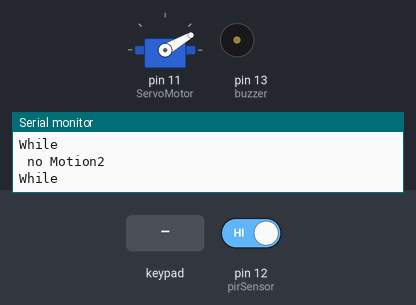
Simulated run of this sketch. Board: Arduino Uno, built with avr-gcc and run on an emulated ATmega328P. Parts: servo, buzzer (waves = sounding), the last lines printed to the serial monitor. Inputs (shaded band) come from the test bench; at power-on: pin 12 (pirSensor) HIGH.

Above: at 1.2 s.
1.3 s: pin 12 (pirSensor) driven LOW
At 2.1 s:
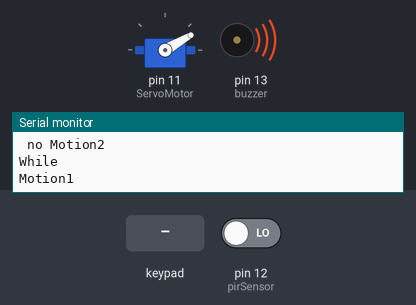
2.8 s: keypad keys 1 8 9 pressed 0.4 s apart
7.0 s: key '7' pressed
At 8.1 s:
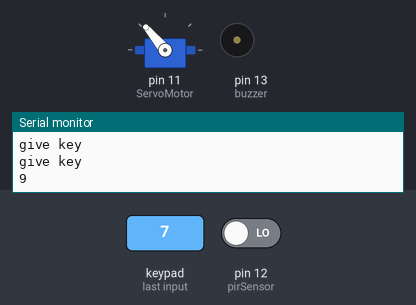
At 14.3 s:
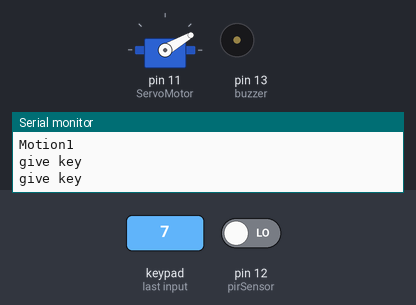
Timing chart, 0 to 15.8 s (numbered marks = the images above; inputs shaded):
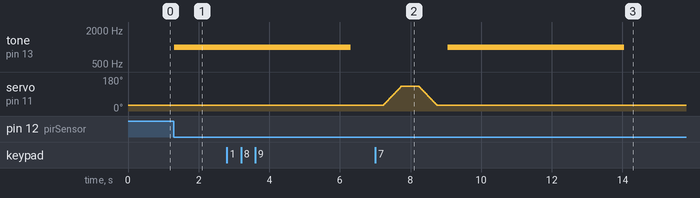

The sketch:

keypad.ino
```cpp
#include <Servo.h>
#include<Keypad.h>
Servo ServoMotor;

char* password = "189";
//You can change the Passowr
int position = 0;
int flag=0;
int sensorValue;
int pirSensor = 12;
int buzzer = 13;
const byte ROWS = 4;
const byte COLS = 3;
char keys[ROWS][COLS] = {
  {'1', '2', '3'},
  {'4', '5', '6'},
  {'7', '8', '9'},
  {'*', '0', '#'}
};
byte rowPins[ROWS] = { 2, 3, 4, 5 };
byte colPins[COLS] = { 6, 7, 8};
Keypad keypad = Keypad( makeKeymap(keys), rowPins, colPins, ROWS, COLS );

// Create two variables for LED Lights
void setup()
{

  ServoMotor.attach(11);
  LockedPosition(true);
  pinMode(pirSensor, INPUT);
  pinMode(buzzer, OUTPUT);
  Serial.begin(9600);
}
void loop()
{
  Serial.println("give key");
  char key = keypad.getKey();
  if (key == '7')
  {
    Serial.println(key);
    position = 0;
    LockedPosition(true);
  }
  if (key == password[position])
  {
    Serial.println(key);
    position ++;
  }
  if (position == 3)
  {
    LockedPosition(false);
  }
  while (flag) {
    Serial.println("While");
    int sensorValue = digitalRead(pirSensor);
    if (sensorValue == 0)
    {
      Serial.println("Motion1");
      tone(buzzer, 1000);
      delay(5000);
      noTone(buzzer);
      flag = 0;
    }
    else
    {
      Serial.println(" no Motion2");
    }
  }
  flag =0;

  delay(100);
}
void LockedPosition(int locked)
{
  if (locked)
  {
    flag = 1;
    ServoMotor.write(30);
    Serial.println(flag);
  }
  else
  {
    int i,j;

    //flag = 0;
    for (i=30;i<=130;i++)
    {
      ServoMotor.write(i);
      delay(5);
    }
    delay(500);
    position = 0;
    for (j=i;j>=30;j--)
    {
      ServoMotor.write(j);
      delay(5);
    }

  }
}
```

Measured:
- after the input at 1.3 s, tone on pin 13 (buzzer): silent → 1000 Hz at once
- after the input at 7.0 s, tone on pin 13 (buzzer): silent → 1000 Hz after 2.0 s, → silent 5.0 s later
- by itself, servo on pin 11 (ServoMotor): rises from 30° to 131° in 1.0 s, then falls to 30° in 0.52 s
